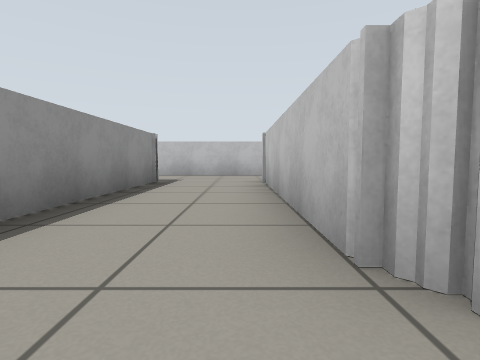
View 1 (above)

24 first-person views from a walk through a world built for the Gazebo simulator. The camera is 0.46 m above the floor, tilts 4° down and sees 80° across. The floor is counted in squares, 1 m on a side. Each view is taken from the middle of a square. On the plan, view 1 faces up. The plan holds only what a view shows up to about 9 squares ahead; the rest is blank.

View 2
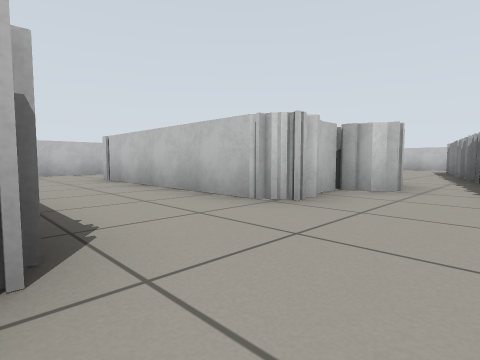

View 3
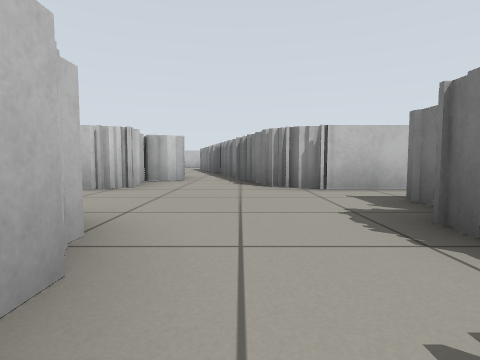

View 4
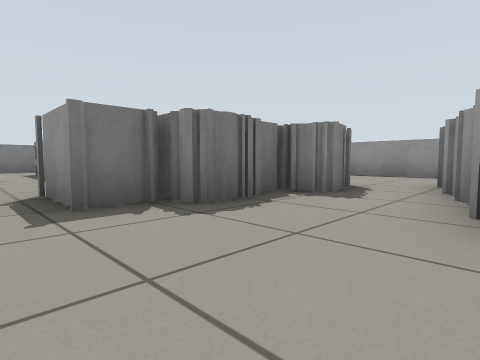

View 5
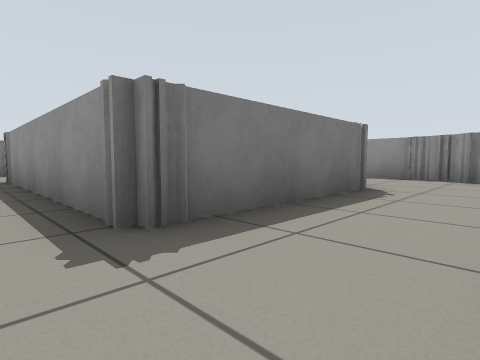

View 6
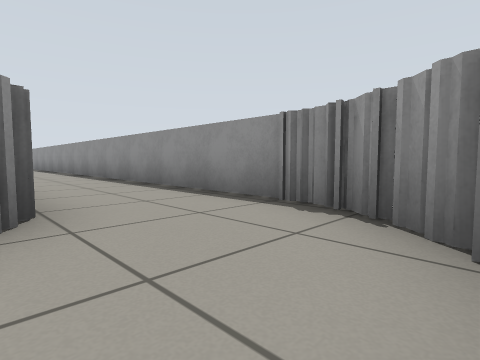

View 7
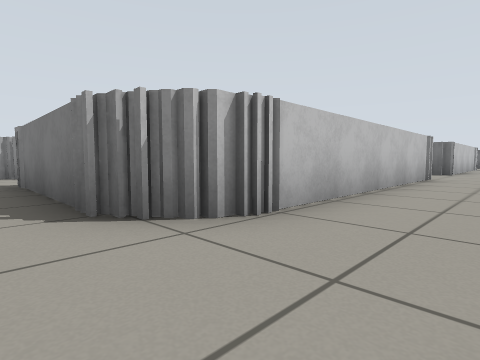

View 8
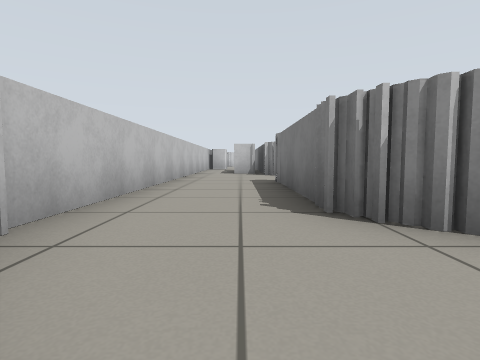

View 9
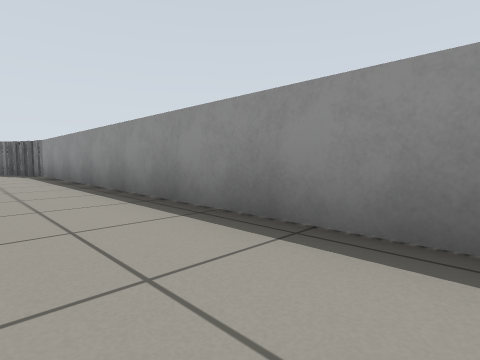

View 10
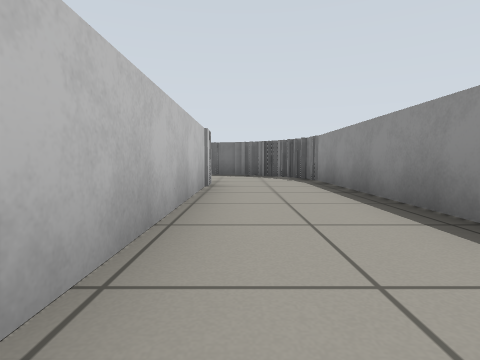

View 11
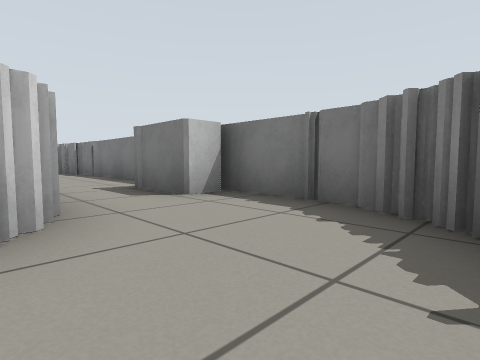

View 12
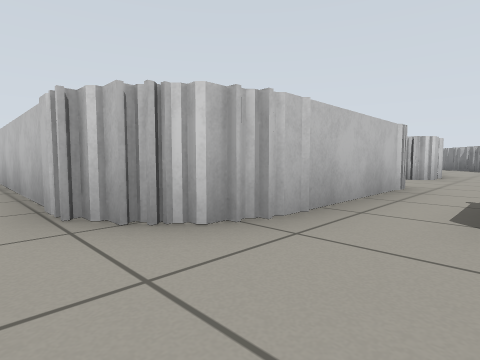

View 13
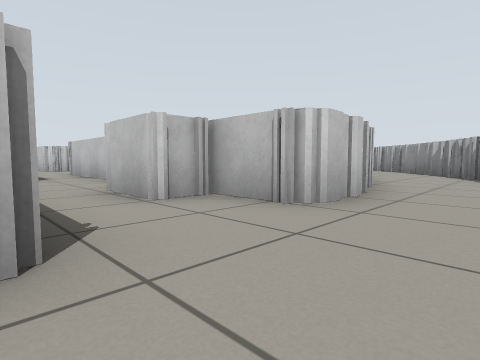

View 14
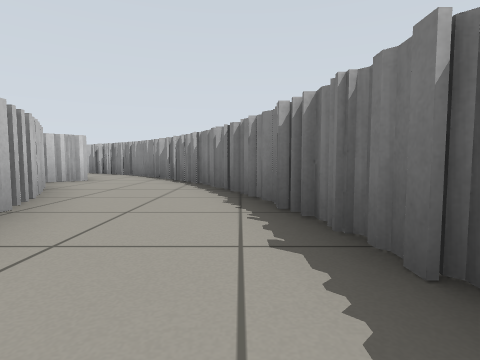

View 15
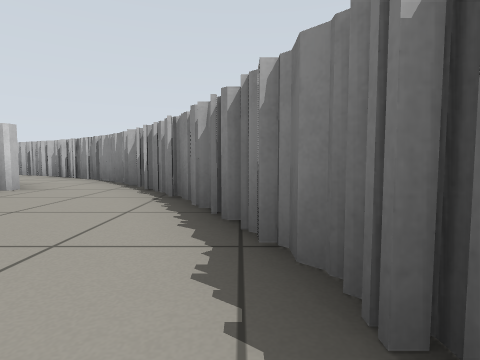

View 16
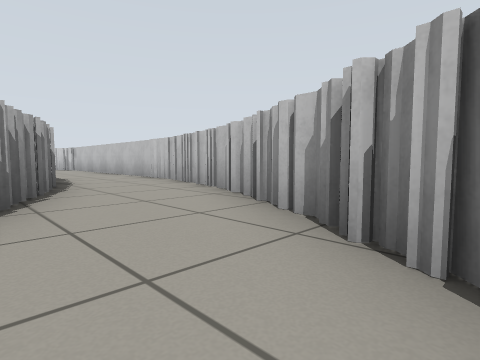

View 17
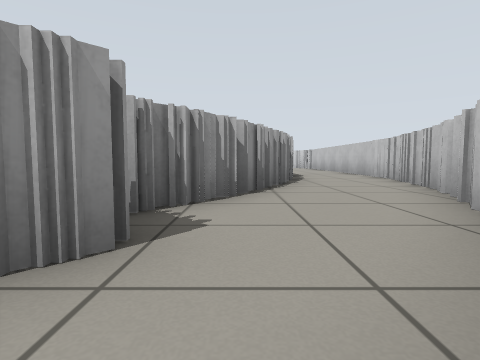

View 18
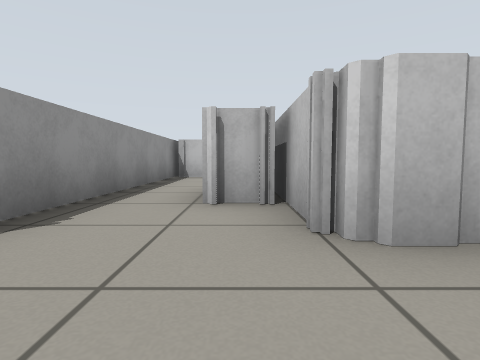

View 19
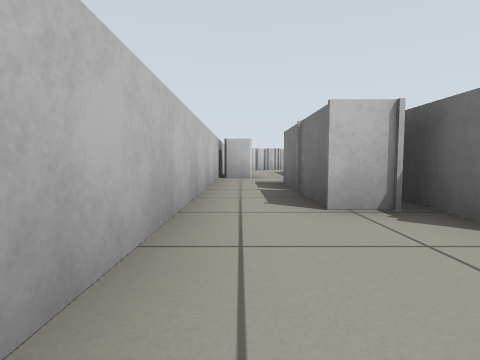

View 20
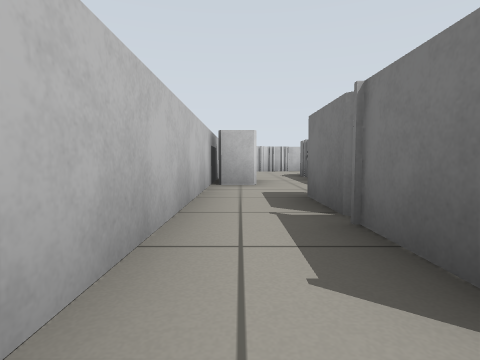

View 21
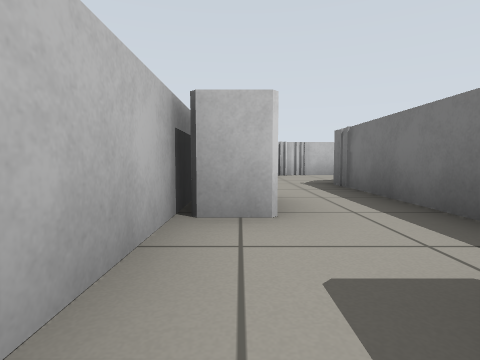

View 22
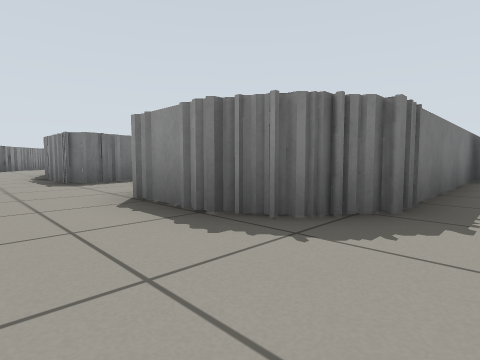

View 23
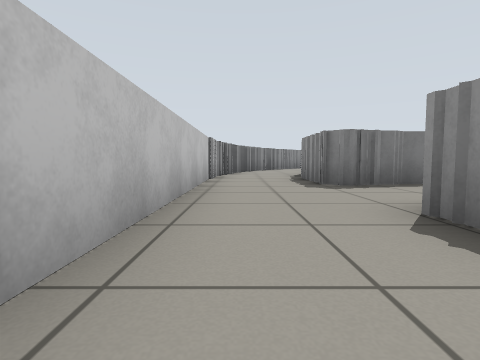

View 24
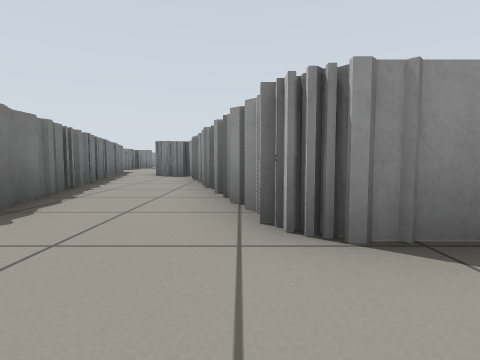

### Floor plan
Key: @ floor where view 1 was taken; # wall or solid block; . floor.
Columns run from 9 left of view 1 to 13 right of it. Each row starts with its distance up from view 1.
  9    ###############
  8 ##..............#
  7 #..........###........#
  6 #..#####..##########..#
  5 #..#   #..#        #..#
  4 #..#   #..#        #..#
  3 #..#   #..#    #####..#
  2 #..#   #..#  ###......#
  1 #..#   #..####........#
  0 #..#####.@.....#####..#
 -1 #..##.......####   #..#
 -2 #....#....###      #..#
 -3 #...#####.#       ##.##
 -4 #..##  ##.#       #..#
 -5 #..#   #..#      ##..#
 -6 #..#   #..       #...#
 -7 #..#   #..       #..##
 -8 #..#   #.##   ####.##
 -9 #..#   #.## ###....#
-10 #..#####..###....###
-11 #...............##
-12 ##............###
-13  ##############

Where each view was taken, in squares from view 1:
view 1: 0 up, 0 right, facing up
view 2: 1 down, 2 left, facing up-right
view 3: 1 down, 4 left, facing right
view 4: 0 up, 0 right, facing down-left
view 5: 8 up, 1 left, facing down-left
view 6: 8 up, 6 left, facing down-left
view 7: 7 up, 8 left, facing down-right
view 8: 7 up, 8 left, facing right
view 9: 1 down, 7 left, facing down-left
view 10: 4 down, 7 left, facing down
view 11: 10 down, 8 left, facing down-right
view 12: 12 down, 7 left, facing up-right
view 13: 12 down, 2 left, facing up-right
view 14: 12 down, 1 right, facing right
view 15: 12 down, 3 right, facing right
view 16: 8 down, 9 right, facing up-right
view 17: 9 down, 9 right, facing up
view 18: 12 down, 0 right, facing up
view 19: 8 up, 1 left, facing right
view 20: 8 up, 1 right, facing right
view 21: 8 up, 4 right, facing right
view 22: 7 up, 12 right, facing down-left
view 23: 6 up, 12 right, facing down
view 24: 3 up, 12 right, facing left
